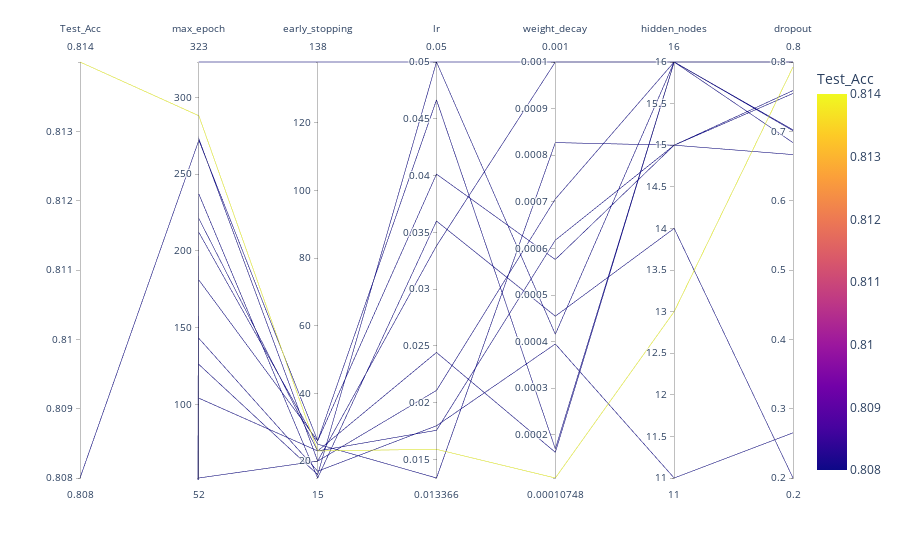

Notebook code for this chart:
### Code cell
import plotly.express as px
fig = px.parallel_coordinates(df_final, color="Test_Acc")
fig.show()

### Figure 1 — Plotly figure (JSON) as saved in the notebook; plotly's stock layout.template omitted (floating-point values rounded to 4 significant figures)
{"data": [{"dimensions": [{"label": "Test_Acc", "values": [null, null, null, null, null, null, 0.808, null, 0.814, null, null, null]}, {"label": "max_epoch", "values": [181, 237, 221, 143, 126, 273, 272, 212, 288, 52, 104, 323]}, {"label": "early_stopping", "values": [26, 15, 23, 17, 16, 20, 26, 25, 23, 20, 23, 138]}, {"label": "lr", "values": [0.04666, 0.03599, 0.02442, 0.01797, 0.05, 0.02108, 0.04013, 0.01337, 0.01589, 0.03381, 0.01757, 0.05]}, {"label": "weight_decay", "values": [0.0001699, 0.0004547, 0.0001626, 0.000395, 0.000416, 0.0007061, 0.0005762, 0.0008271, 0.0001075, 0.001, 0.0006178, 0.001]}, {"label": "hidden_nodes", "values": [16, 14, 16, 11, 16, 16, 15, 15, 13, 16, 15, 16]}, {"label": "dropout", "values": [0.8, 0.2, 0.8, 0.2651, 0.7022, 0.7009, 0.7588, 0.7547, 0.7927, 0.6837, 0.6665, 0.8]}], "domain": {"x": [0, 1], "y": [0, 1]}, "line": {"color": [null, null, null, null, null, null, 0.808, null, 0.814, null, null, null], "coloraxis": "coloraxis"}, "name": "", "type": "parcoords"}], "layout": {"coloraxis": {"colorbar": {"title": {"text": "Test_Acc"}}, "colorscale": [[0, "#0d0887"], [0.1111, "#46039f"], [0.2222, "#7201a8"], [0.3333, "#9c179e"], [0.4444, "#bd3786"], [0.5556, "#d8576b"], [0.6667, "#ed7953"], [0.7778, "#fb9f3a"], [0.8889, "#fdca26"], [1, "#f0f921"]]}, "legend": {"tracegroupgap": 0}, "margin": {"t": 60}}}
